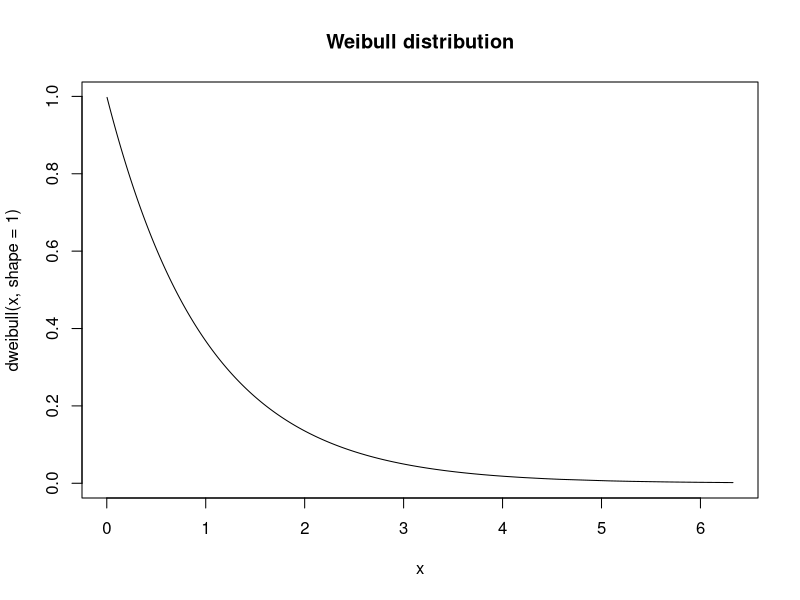

The R source for this figure:
#shape parameter has to be defined
x<-rweibull(1000,shape = 1)
x<-sort(x)
plot(x,dweibull(x,shape = 1),main="Weibull distribution",type = 'l')